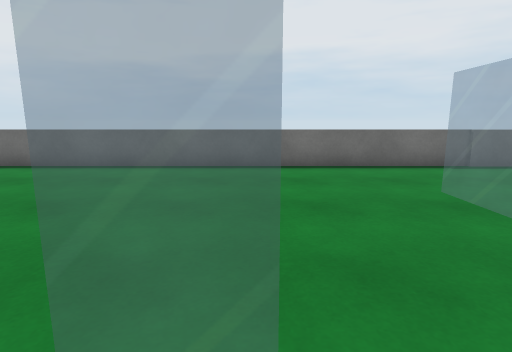
view 1 (above)

16 first-person views from a walk through a scene from a Unity 3-D project. The camera is 1.2 m above the floor, tilts 10° down and sees 80° across. The floor is counted in squares, 1 m on a side. Each view is taken from the middle of a square. On the plan, view 1 faces up. The plan holds only what a view shows up to about 13 squares ahead; the rest is blank. The player character is not drawn. Surface patterns are stand-ins for the level's own textures.

view 2
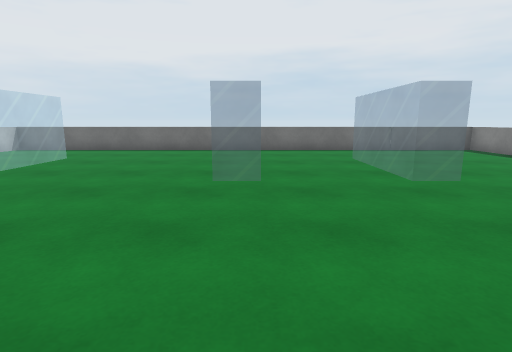

view 3
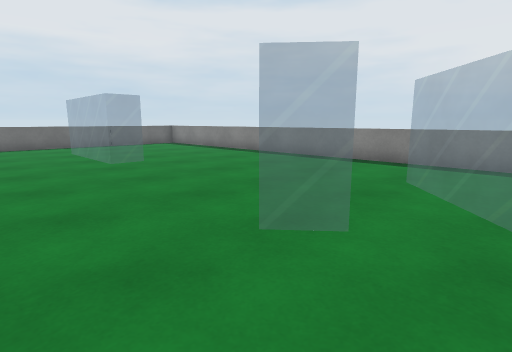

view 4
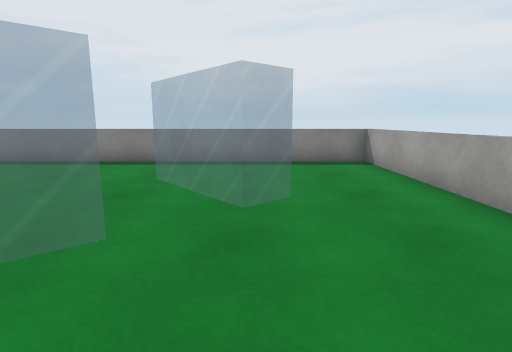

view 5
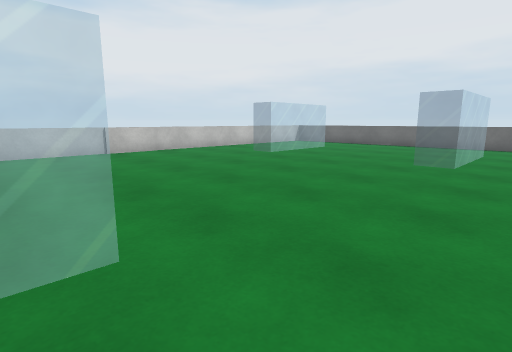

view 6
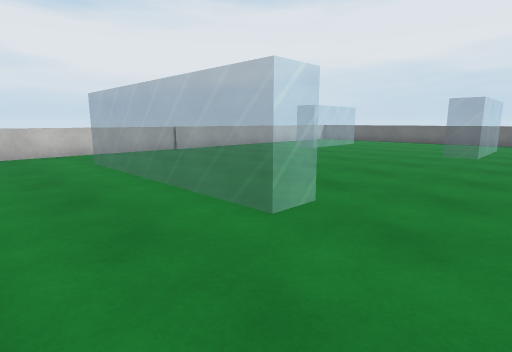

view 7
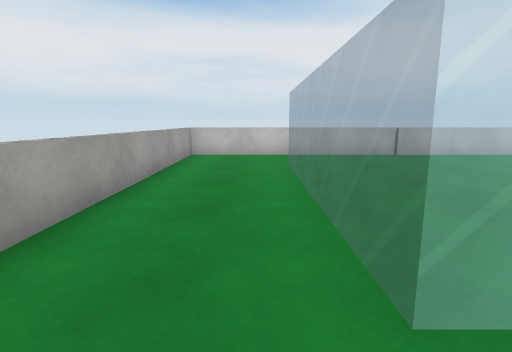

view 8
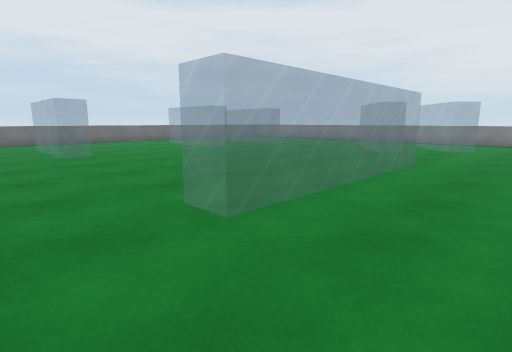

view 9
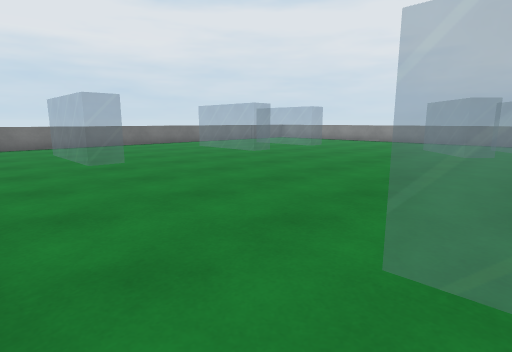

view 10
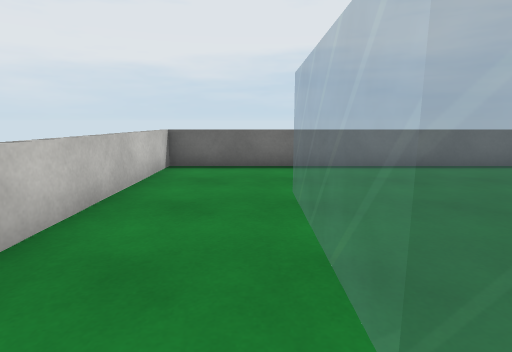

view 11
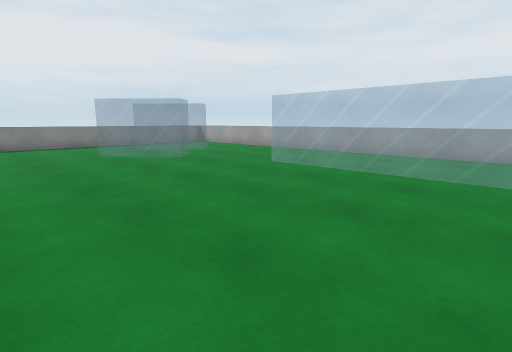

view 12
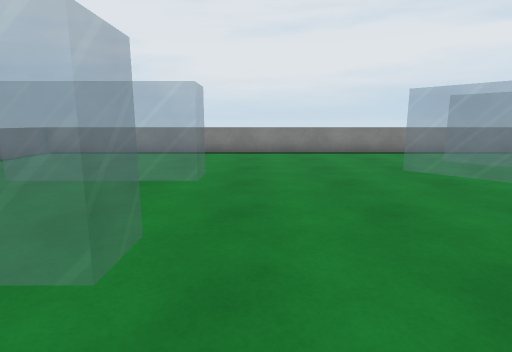

view 13
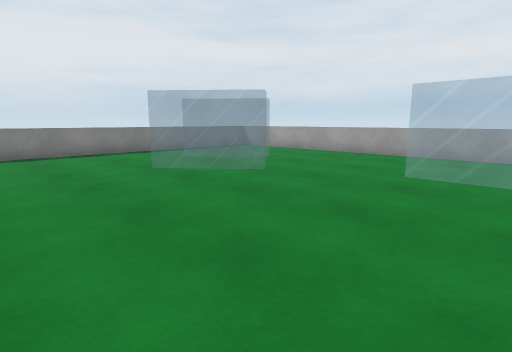

view 14
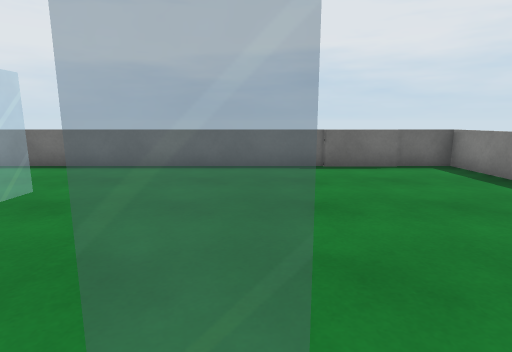

view 15
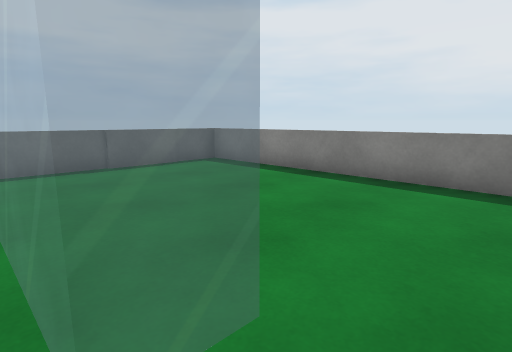

view 16
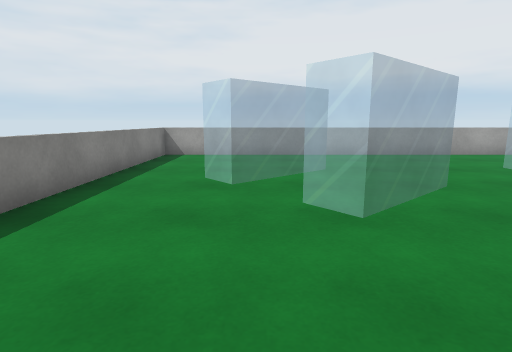

### Floor plan
Key: @ floor where view 1 was taken; # wall or solid block; . floor; = window, fence, low wall or low ledge.
Columns run from 11 left of view 1 to 10 right of it. Each row starts with its distance up from view 1.
  9 #================##==#
  8 =................==..=
  7 =....................=
  6 =....................=
  5 =...==....==..==.....=
  4 =...==....==..==.....=
  3 =...==....==..==.....=
  2  ...==....==..==.....=
  1 =...=.....==...=.....=
  0 =..........@.........=
 -1 =....................=
 -2 #=...................=
 -3 #=...................=
 -4 =..............==....=
 -5 =.............===....=
 -6 =............===#==..=
 -7 =...=======.....===..=
 -8 =...=======....===...=
 -9 =....................=
-10 =....................=
-11 =....................=
-12 #====================#

Where each view was taken, in squares from view 1:
view 1: 0 up, 0 right, facing up
view 2: 5 down, 0 right, facing up
view 3: 8 down, 0 right, facing up-right
view 4: 8 down, 0 right, facing right
view 5: 8 down, 2 right, facing up-left
view 6: 11 down, 2 right, facing up-left
view 7: 9 down, 1 right, facing left
view 8: 11 down, 10 left, facing up-right
view 9: 8 down, 10 left, facing up-right
view 10: 0 up, 8 left, facing up
view 11: 0 up, 7 left, facing down-right
view 12: 0 up, 3 left, facing right
view 13: 0 up, 3 left, facing down-right
view 14: 0 up, 4 right, facing up
view 15: 0 up, 3 right, facing up-right
view 16: 0 up, 6 right, facing down
